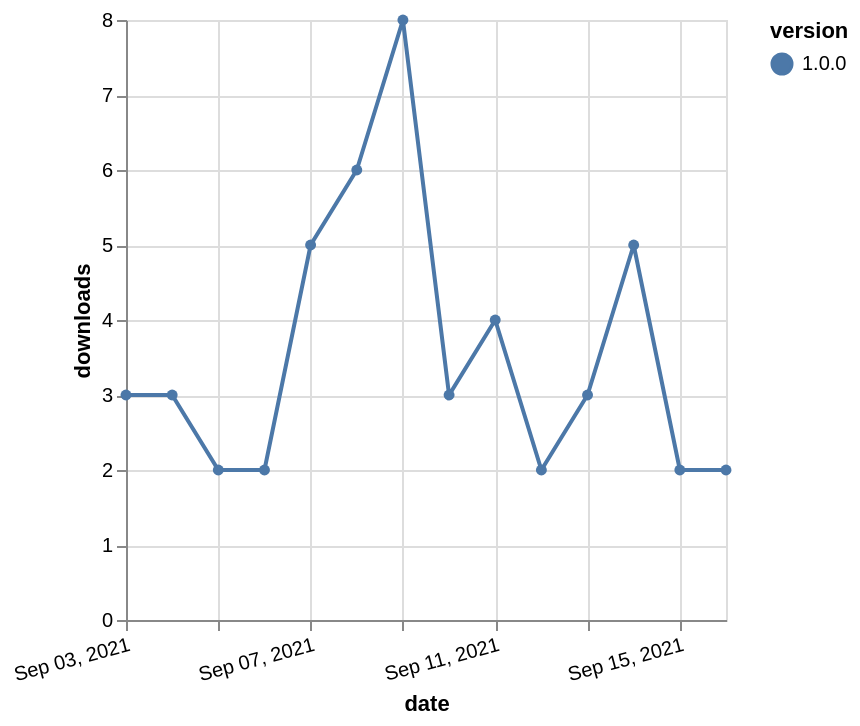

Vega-Lite specification stored for this chart:
### Vega-Lite specification from a JSON file in a GitHub repository (floating-point values rounded to 4 significant figures)
{"$schema": "https://vega.github.io/schema/vega-lite/v5.json", "description": "A simple bar chart with embedded data.", "data": {"values": [{"date": "2021-09-03", "total": 997, "delta": 3, "version": "1.0.0"}, {"date": "2021-09-04", "total": 1000, "delta": 3, "version": "1.0.0"}, {"date": "2021-09-05", "total": 1002, "delta": 2, "version": "1.0.0"}, {"date": "2021-09-06", "total": 1004, "delta": 2, "version": "1.0.0"}, {"date": "2021-09-07", "total": 1009, "delta": 5, "version": "1.0.0"}, {"date": "2021-09-08", "total": 1015, "delta": 6, "version": "1.0.0"}, {"date": "2021-09-09", "total": 1023, "delta": 8, "version": "1.0.0"}, {"date": "2021-09-10", "total": 1026, "delta": 3, "version": "1.0.0"}, {"date": "2021-09-11", "total": 1030, "delta": 4, "version": "1.0.0"}, {"date": "2021-09-12", "total": 1032, "delta": 2, "version": "1.0.0"}, {"date": "2021-09-13", "total": 1035, "delta": 3, "version": "1.0.0"}, {"date": "2021-09-14", "total": 1040, "delta": 5, "version": "1.0.0"}, {"date": "2021-09-15", "total": 1042, "delta": 2, "version": "1.0.0"}, {"date": "2021-09-16", "total": 1044, "delta": 2, "version": "1.0.0"}]}, "width": "container", "mark": {"type": "line", "point": {"filled": true}}, "encoding": {"x": {"field": "date", "type": "temporal", "timeUnit": "yearmonthdate", "title": "date", "axis": {"labelAngle": -15}}, "y": {"field": "delta", "type": "quantitative", "title": "downloads"}, "color": {"field": "version", "type": "nominal"}, "tooltip": {"field": "delta"}}}
